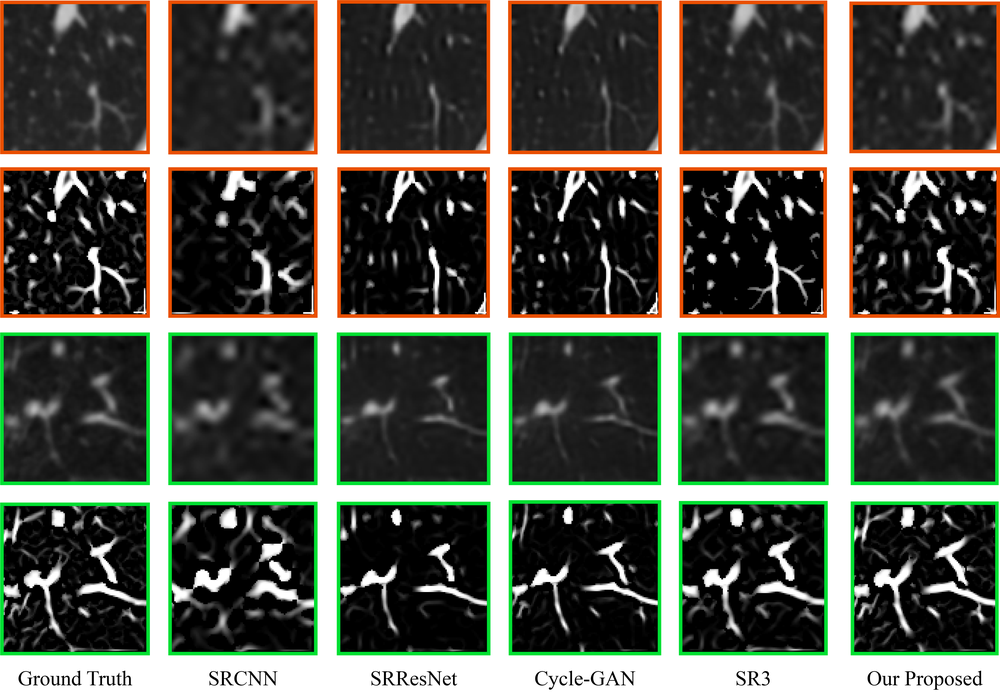
#> input picture 2023_03_02.png, 1000 x 696 px, shrunk from 4777 x 3327 before the run
$ python -i filter.py   (imports and definitions only)
#> lines starting #> are read from the running program, lines starting #| are printed output that depends on the picture
import numpy as np
from scipy import ndimage


def normalize_ct(ct_array, hu_min=-1000.0, hu_max=600.0):
    ct_array = np.asarray(ct_array, dtype=np.float32)
    return np.clip((ct_array - hu_min) / (hu_max - hu_min), 0.0, 1.0)


def _hessian_eigenvalues_2d(image, sigma):
    dxx = ndimage.gaussian_filter(image, sigma=sigma, order=(2, 0), mode="nearest")
    dxy = ndimage.gaussian_filter(image, sigma=sigma, order=(1, 1), mode="nearest")
    dyy = ndimage.gaussian_filter(image, sigma=sigma, order=(0, 2), mode="nearest")

    dxx = (sigma ** 2) * dxx
    dxy = (sigma ** 2) * dxy
    dyy = (sigma ** 2) * dyy

    tmp = np.sqrt((dxx - dyy) ** 2 + 4.0 * dxy ** 2)
    lambda_a = 0.5 * (dxx + dyy + tmp)
    lambda_b = 0.5 * (dxx + dyy - tmp)

    swap = np.abs(lambda_a) > np.abs(lambda_b)
    lambda1 = lambda_a.copy()
    lambda2 = lambda_b.copy()
    lambda1[swap] = lambda_b[swap]
    lambda2[swap] = lambda_a[swap]
    return lambda1, lambda2


def frangi_filter_2d(
    image,
    sigmas=(0.5, 1.0, 1.5, 2.0),
    beta=0.5,
    gamma=None,
    black_ridges=False,
    normalize=True,
):
    image = np.asarray(image, dtype=np.float32)
    image = np.nan_to_num(image, nan=0.0, posinf=0.0, neginf=0.0)

    responses = []
    eps = np.finfo(np.float32).eps
    for sigma in sigmas:
        lambda1, lambda2 = _hessian_eigenvalues_2d(image, float(sigma))
        rb = np.abs(lambda1) / (np.abs(lambda2) + eps)
        s = np.sqrt(lambda1 ** 2 + lambda2 ** 2)
        c = gamma if gamma is not None else max(float(np.max(s)) * 0.5, eps)

        response = np.exp(-(rb ** 2) / (2.0 * beta ** 2))
        response *= 1.0 - np.exp(-(s ** 2) / (2.0 * c ** 2))
        if black_ridges:
            response[lambda2 < 0] = 0.0
        else:
            response[lambda2 > 0] = 0.0
        responses.append(response)

    vesselness = np.max(np.stack(responses, axis=0), axis=0)
    vesselness = np.nan_to_num(vesselness, nan=0.0, posinf=0.0, neginf=0.0)
    if normalize:
        max_value = float(vesselness.max())
        if max_value > 0:
            vesselness = vesselness / max_value
    return vesselness.astype(np.float32)


def perform_filter(np_array, hu_min=-1000.0, hu_max=600.0, **kwargs):
    image = normalize_ct(np_array, hu_min=hu_min, hu_max=hu_max)
    return frangi_filter_2d(image, **kwargs)


def frangi_filter_stack(volume, axis=0, **kwargs):
    volume = np.asarray(volume)
    moved = np.moveaxis(volume, axis, 0)
    filtered = [perform_filter(slice_array, **kwargs) for slice_array in moved]
    return np.moveaxis(np.stack(filtered, axis=0), 0, axis)

>>> import cv2
>>> picture = cv2.imread('../2023_03_02.png', cv2.IMREAD_GRAYSCALE)
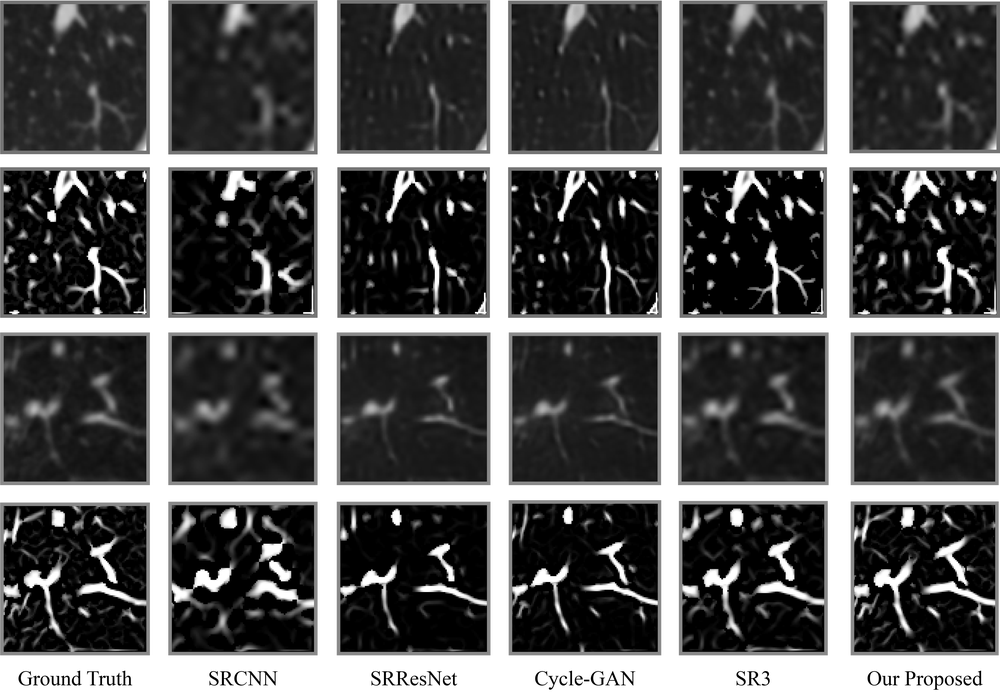
#> picture: shape (696, 1000); min 0, max 255, mean 86.3
>>> result = frangi_filter_2d(picture)
#> the loop in frangi_filter_2d, `for sigma in sigmas:` made 4 passes
#> c on passes 1 to 4: 83.16, 55.82, 52.62, 57.38
#> pass 1, in _hessian_eigenvalues_2d, `dxx = ndimage.gaussian_filter(image, sigma=sigma, order=(2, 0), mode="..`:
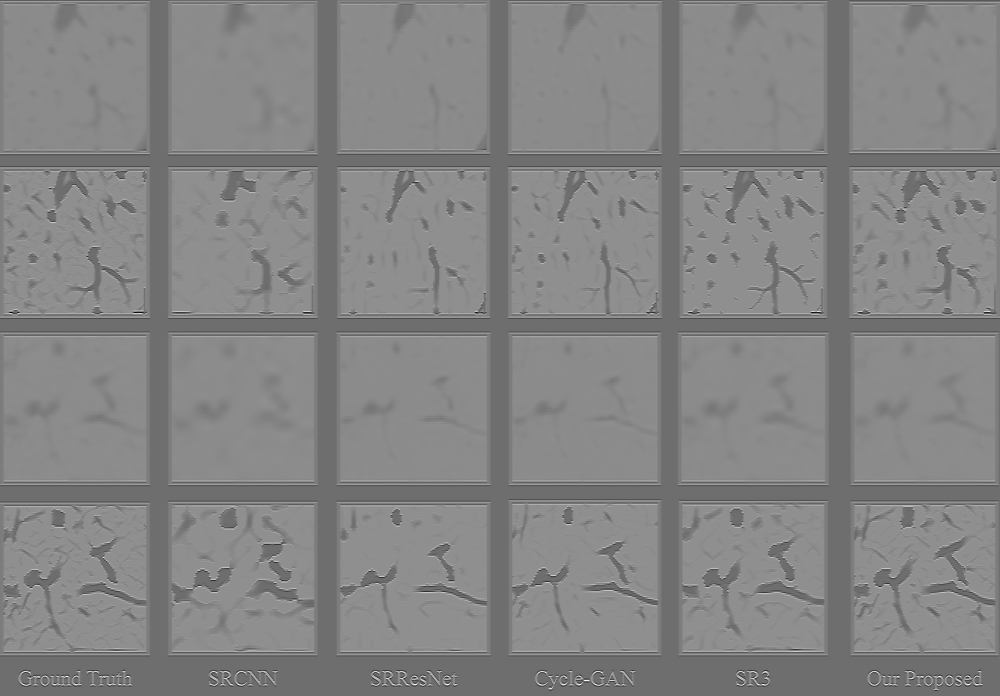
#> dxx: shape (696, 1000) float32; min -611.7, max 474.9, mean -48.3; drawn with min black and max white
#> pass 1, in _hessian_eigenvalues_2d, `dxy = ndimage.gaussian_filter(image, sigma=sigma, order=(1, 1), mode="..`:
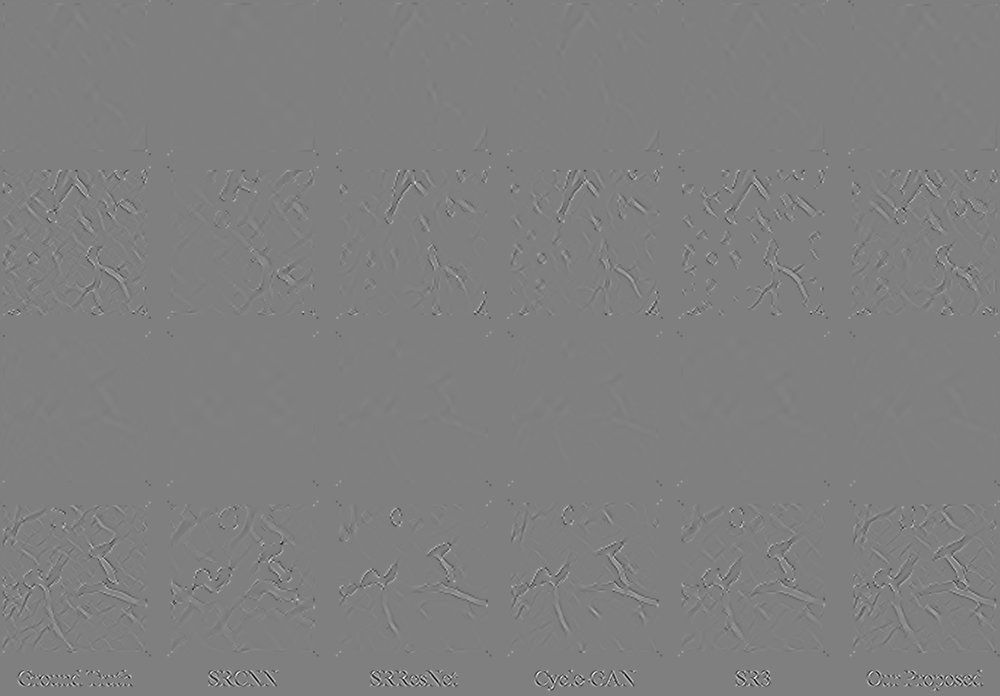
#> dxy: shape (696, 1000) float32; min -91.41, max 90.9, mean 0; drawn with min black and max white
#> after the loop in frangi_filter_2d, `for sigma in sigmas:`:
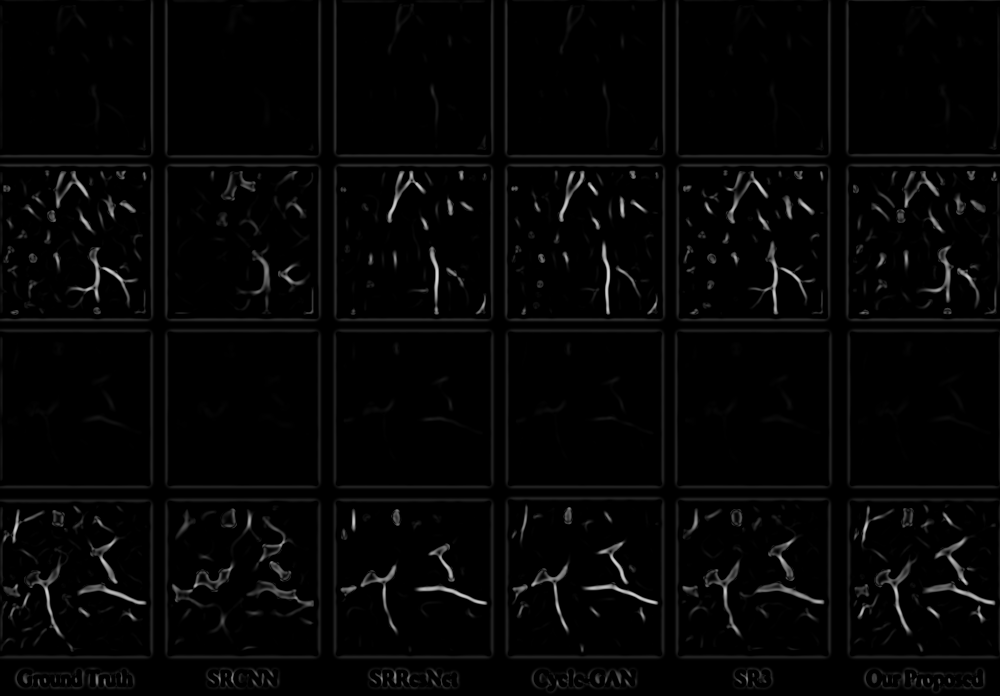
#> response: shape (696, 1000) float32; min 0, max 0.864, mean 0.0212
#> after the loop in frangi_filter_2d, `for sigma in sigmas:`: responses = 4 items
#> in frangi_filter_2d, `max_value = float(vesselness.max())`: max_value = 0.864
#> in frangi_filter_2d, `vesselness = vesselness / max_value`:
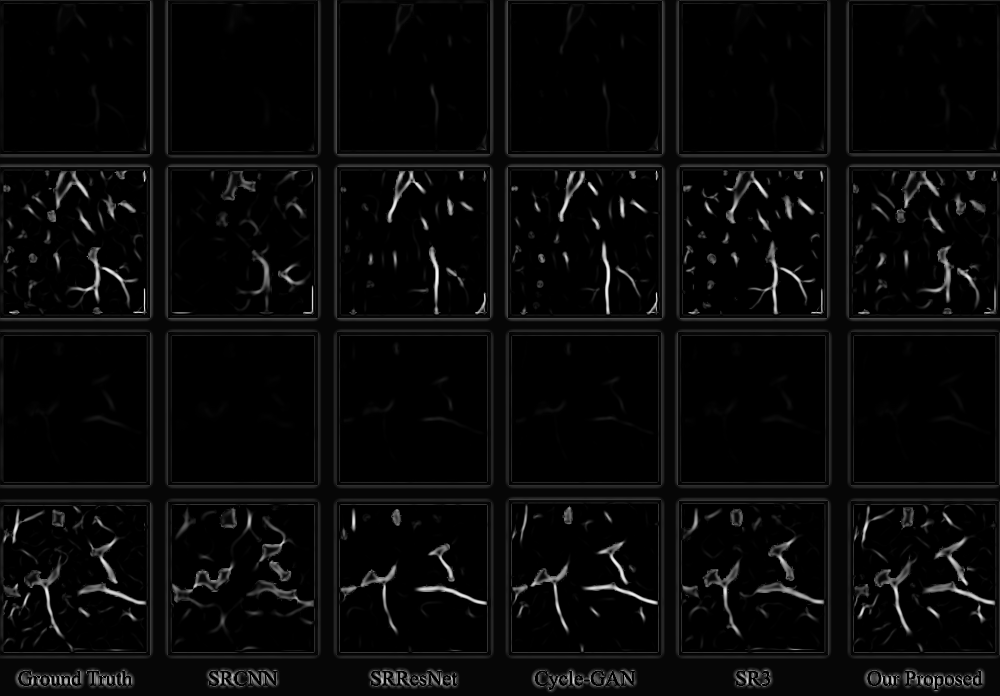
#> vesselness: shape (696, 1000) float32; min 0, max 1, mean 0.036

$ run again, on 2023_03_07.png
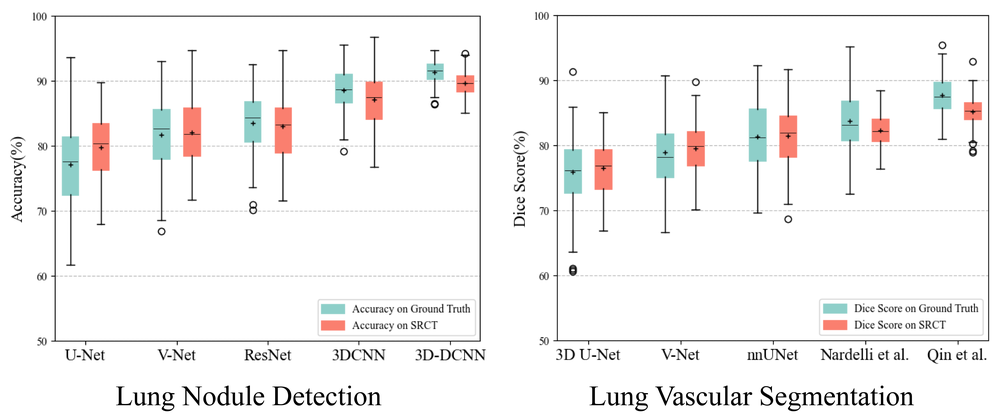
#> input picture 2023_03_07.png, 1000 x 418 px, shrunk from 10647 x 4448 before the run
#> the loop in frangi_filter_2d, `for sigma in sigmas:` made 4 passes
#> c on passes 1 to 4: 76.41, 54.97, 58.71, 54.69
#> pass 1, in _hessian_eigenvalues_2d, `dyy = ndimage.gaussian_filter(image, sigma=sigma, order=(0, 2), mode="..`:
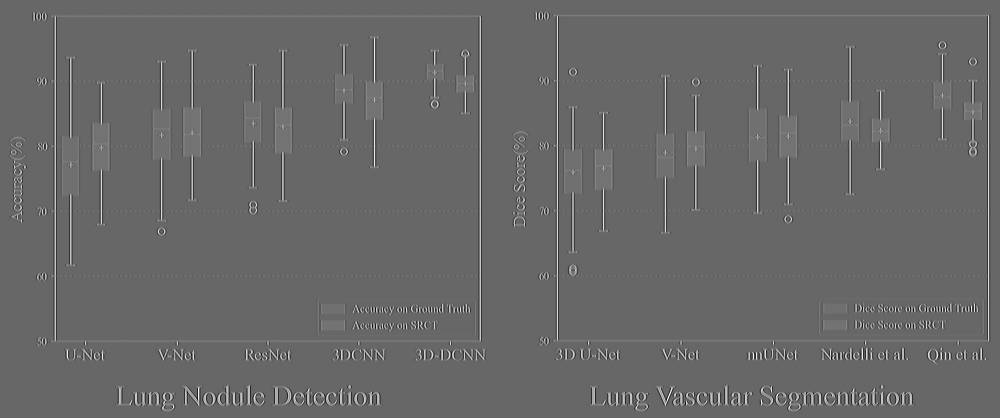
#> dyy: shape (418, 1000) float32; min -582.9, max 506, mean -136.8; drawn with min black and max white
#> after the loop in frangi_filter_2d, `for sigma in sigmas:`: responses = 4 items
#> in frangi_filter_2d, `vesselness = np.max(np.stack(responses, axis=0), axis=0)`:
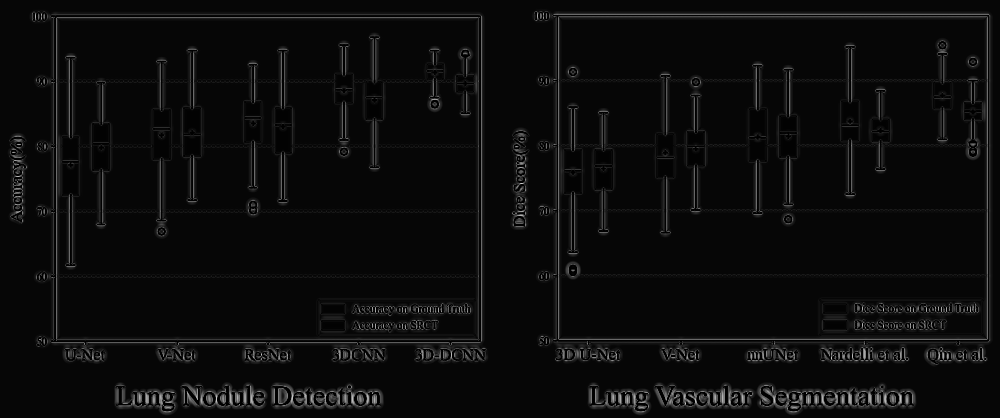
#> vesselness: shape (418, 1000) float32; min 0, max 0.819, mean 0.0501
#> max_value = 0.819
